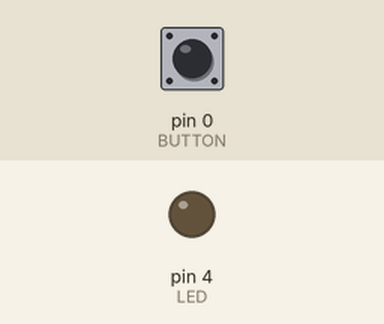
This sketch was run on a simulated Arduino Uno, built with avr-gcc and run on an emulated ATmega328P. Parts: output pins drawn as LEDs (lit = HIGH). Inputs (shaded band) come from the test bench; at power-on: pin 0 (BUTTON) HIGH.

Above: at 1.2 s.
1.3 s: pin 0 (BUTTON) pulled LOW for 0.15 s
At 3.9 s:
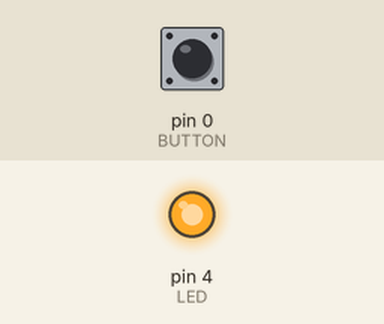
4.4 s: pin 0 (BUTTON) pulled LOW for 1 s
At 6.1 s:
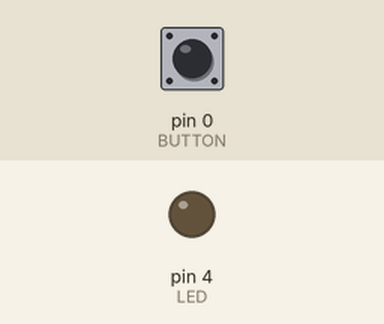
8.4 s: pin 0 (BUTTON) pulled LOW for 3.2 s
At 14.1 s:
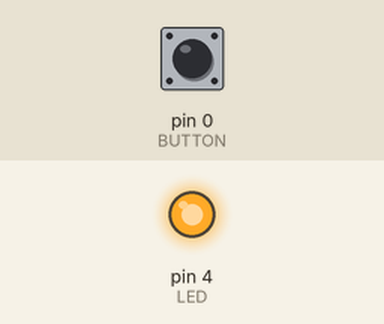
Timing chart, 0 to 15.7 s (numbered marks = the images above; inputs shaded):
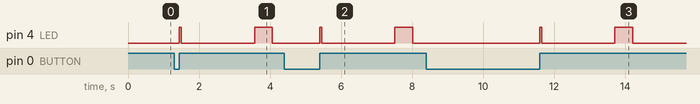

Measured:
- after the input at 1.3 s, pin 4 (LED): LOW → HIGH after 0.15 s, → LOW 0.05 s later, → HIGH 2.1 s later, → LOW 0.50 s later
- after the input at 4.4 s, pin 4 (LED): LOW → HIGH after 1.0 s, → LOW 0.05 s later, → HIGH 2.1 s later, → LOW 0.50 s later
- after the input at 8.4 s, pin 4 (LED): LOW → HIGH after 3.2 s, → LOW 0.05 s later, → HIGH 2.1 s later, → LOW 0.50 s later

The sketch:

pcb_blink.ino
```cpp
//Defining which pin to use for LED and button
#define LED 4
#define BUTTON 0

//Variable to count number of button press
int cnt = 0;
//Timer before executing the blink
int cntpause = 0;

void setup() {
  pinMode(LED, OUTPUT);
  pinMode(BUTTON, INPUT_PULLUP);
}

void loop() {
  //Check if Button is pressed -> counter +1
  if(digitalRead(BUTTON) == LOW){
    cnt++;
    cntpause=0;
    while(digitalRead(BUTTON) == LOW){
      //wait
    }
    digitalWrite(LED, HIGH);
    delay(50);
    digitalWrite(LED, LOW);
    delay(50);
  //Check if button has been pressed at least once and if timer has reached 200 -> then start blink
  }else if(cnt > 0 && cntpause > 200){
    for(int i = 0; cnt > i; i++){
      digitalWrite(LED, HIGH);
      delay(500);
      digitalWrite(LED, LOW);
      delay(500);
    }
    //reset counter and timer
    cntpause=0;
    cnt=0;
  //Check if button has been pressed at least once and increase timer counter by 10ms
  }else if(cnt > 0){
    cntpause++;
    delay(10);
  }

}
```
